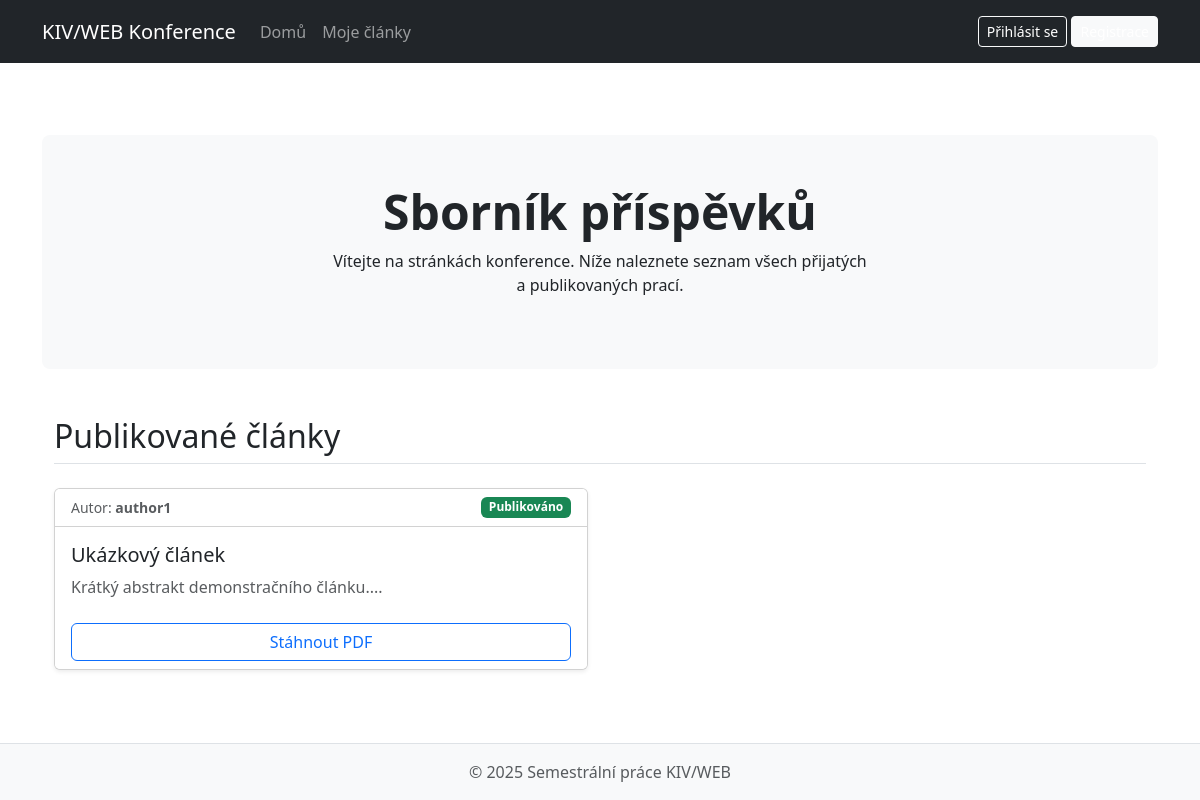
The page / on the database its author committed.
### tables this page shows
CREATE TABLE articles (
    id INT AUTO_INCREMENT PRIMARY KEY,
    title VARCHAR(255) NOT NULL,
    abstract TEXT NOT NULL,
    filename VARCHAR(255) NOT NULL,
    author_id INT NOT NULL,
    status ENUM('pending','accepted','rejected') NOT NULL DEFAULT 'pending',
    created_at TIMESTAMP DEFAULT CURRENT_TIMESTAMP,
    CONSTRAINT fk_articles_users FOREIGN KEY (author_id) REFERENCES users(id) ON DELETE CASCADE
);

CREATE TABLE users (
    id INT AUTO_INCREMENT PRIMARY KEY,
    username VARCHAR(50) NOT NULL UNIQUE,
    email VARCHAR(100) NOT NULL UNIQUE,
    password VARCHAR(255) NOT NULL,
    role ENUM('author','reviewer','admin') NOT NULL DEFAULT 'author',
    created_at TIMESTAMP DEFAULT CURRENT_TIMESTAMP
);

### app/Controllers/HomeController.php (called while the page is built, shortened)
<?php
require_once __DIR__ . '/../Core/Database.php';
require_once __DIR__ . '/../Models/ArticleModel.php';
class HomeController extends Controller {
    public function index() {
        $db = (new Database())->getConnection();
        $articleModel = new ArticleModel($db);
        $articles = $articleModel->getPublished();
        $data = [
            'articles' => $articles,
            'title' => 'Sborník konference'
        ];
        $this->view('home', $data);
    }
}

### app/Models/ArticleModel.php (called while the page is built, shortened)
<?php
class ArticleModel {
    private $db;
    public function __construct(PDO $pdo) {
        $this->db = $pdo;
    }
    public function getPublished() {
        $stmt = $this->db->query("
            SELECT a.*, u.username as author_name
            FROM articles a
            JOIN users u ON a.author_id = u.id
            WHERE a.status = 'accepted'
            ORDER BY a.created_at DESC
        ");
        return $stmt->fetchAll(PDO::FETCH_OBJ);
    }
}

### app/Views/home.phtml (the view)
<div class="px-4 py-5 my-5 text-center bg-light rounded-3">
    <h1 class="display-5 fw-bold">Sborník příspěvků</h1>
    <p class="col-lg-6 mx-auto mb-4">
        Vítejte na stránkách konference. Níže naleznete seznam všech přijatých a publikovaných prací.
    </p>
</div>
<div class="container">
    <h2 class="mb-4 pb-2 border-bottom">Publikované články</h2>
    <?php if (empty($articles)): ?>
        <div class="alert alert-info">Zatím nebyly publikovány žádné články.</div>
    <?php else: ?>
        <div class="row">
            <?php foreach ($articles as $article): ?>
            <div class="col-md-6 mb-4">
                <div class="card h-100 shadow-sm">
                    <div class="card-header bg-white d-flex justify-content-between align-items-center">
                        <small class="text-muted">Autor: <strong><?= htmlspecialchars($article->author_name) ?></strong></small>
                        <span class="badge bg-success">Publikováno</span>
                    </div>
                    <div class="card-body">
                        <h5 class="card-title"><?= htmlspecialchars($article->title) ?></h5>
                        <p class="card-text text-muted">
                            <?= htmlspecialchars(substr($article->abstract, 0, 150)) ?>...
                        </p>
                    </div>
                    <div class="card-footer bg-white border-top-0">
                        <a href="uploads/<?= htmlspecialchars($article->filename) ?>" target="_blank" class="btn btn-outline-primary w-100">
                            Stáhnout PDF
                        </a>
                    </div>
                </div>
            </div>
            <?php endforeach; ?>
        </div>
    <?php endif; ?>
</div>

### rows shown on the page
articles: author.username "author1", title "Ukázkový článek", abstract "Krátký abstrakt demonstračního článku."
